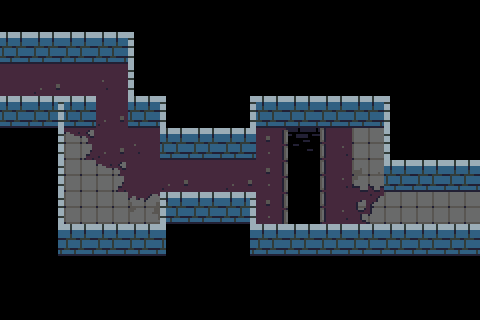

A 2D game scene composited from a Tiled map and its tileset images. What follows is a short description and the map's XML, with every tile layer's data as written:
An orthogonal 15x10 tile map with 32x32 px tiles, 3 tile layers (walls, ground, death) and 4 objects (2x connection, block, dialog).

<map version="1.0" tiledversion="1.0.3" orientation="orthogonal" renderorder="right-down" width="15" height="10" tilewidth="32" tileheight="32" nextobjectid="18">
 <properties>
  <property name="number" value="13" />
 </properties>
 <tileset firstgid="1" source="tower-tileset.tsx" />
 <layer name="walls" width="15" height="10">
  <data encoding="csv">
0,0,0,0,0,0,0,0,0,0,0,0,0,0,0,
12,12,12,12,15,0,0,0,0,0,0,0,0,0,0,
2,0,0,0,15,0,0,0,0,0,0,0,0,0,0,
12,23,12,0,12,15,0,14,12,12,12,12,15,0,0,
0,14,0,0,0,12,12,12,0,0,0,0,15,0,0,
0,14,0,0,0,0,0,0,0,0,0,0,12,12,12,
0,14,0,0,0,22,12,23,0,0,0,0,0,0,2,
0,24,12,12,12,21,0,24,12,12,12,12,12,12,12,
0,0,0,0,0,0,0,0,0,0,0,0,0,0,0,
0,0,0,0,0,0,0,0,0,0,0,0,0,0,0
</data>
 </layer>
 <layer name="ground" width="15" height="10">
  <data encoding="csv">
0,0,0,0,0,0,0,0,0,0,0,0,0,0,0,
0,0,0,0,0,0,0,0,0,0,0,0,0,0,0,
0,27,2,28,0,0,0,0,0,0,0,0,0,0,0,
0,0,0,27,0,0,0,0,0,0,0,0,0,0,0,
0,0,63,27,28,0,0,0,56,0,54,72,0,0,0,
0,0,72,63,2,27,2,27,56,0,54,82,0,0,0,
0,0,72,72,62,0,0,0,56,0,54,61,72,72,72,
0,0,0,0,0,0,0,0,0,0,0,0,0,0,0,
0,0,0,0,0,0,0,0,0,0,0,0,0,0,0,
0,0,0,0,0,0,0,0,0,0,0,0,0,0,0
</data>
 </layer>
 <layer name="death" width="15" height="10">
  <data encoding="csv">
0,0,0,0,0,0,0,0,0,0,0,0,0,0,0,
0,0,0,0,0,0,0,0,0,0,0,0,0,0,0,
0,0,0,0,0,0,0,0,0,0,0,0,0,0,0,
0,0,0,0,0,0,0,0,0,0,0,0,0,0,0,
0,0,0,0,0,0,0,0,0,89,0,0,0,0,0,
0,0,0,0,0,0,0,0,0,4,0,0,0,0,0,
0,0,0,0,0,0,0,0,0,4,0,0,0,0,0,
0,0,0,0,0,0,0,0,0,0,0,0,0,0,0,
0,0,0,0,0,0,0,0,0,0,0,0,0,0,0,
0,0,0,0,0,0,0,0,0,0,0,0,0,0,0
</data>
 </layer>
 <objectgroup name="objects">
  <object id="9" name="23" type="connection" x="32" y="64" width="32" height="32">
   <properties>
    <property name="dir" value="right" />
    <property name="to" value="22" />
   </properties>
  </object>
  <object id="10" name="24" type="connection" x="416" y="192" width="32" height="32">
   <properties>
    <property name="dir" value="left" />
    <property name="to" value="25" />
   </properties>
  </object>
  <object id="16" type="block" x="96" y="96" width="32" height="32" />
  <object id="17" name="2" type="dialog" x="64" y="64" width="32" height="32" />
 </objectgroup>
</map>
